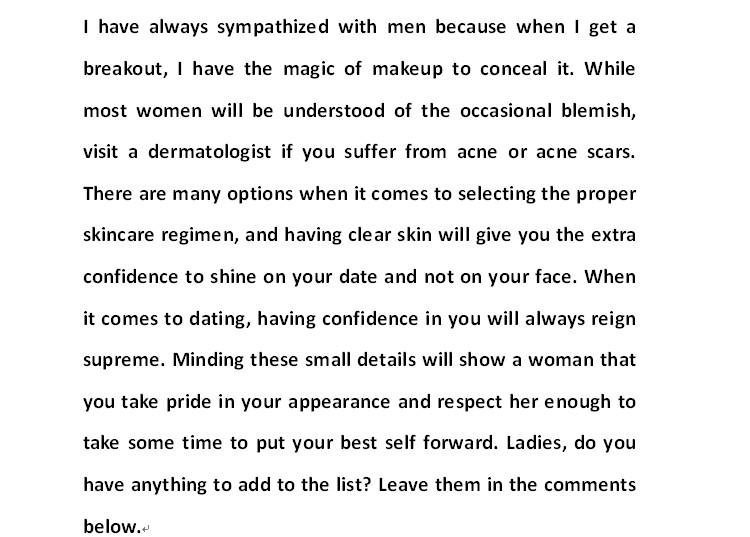
%> input picture 《MATLAB图像与视频处理实用案例详解》代码/第 09 章 基于特征匹配的英文印刷字符识别/image.jpg, 750 x 537 px
$ octave main.m   (GNU Octave 9; MATLAB toolbox functions it lacks are replaced by stand-ins)
%> lines starting %> are read from the running program, lines starting %| are printed output that depends on the picture; in (x1, y1, x2, y2) boxes, pixels count from 0 and x2, y2 are one past the last pixel; in counts of white or black regions, pixels touching at a corner belong together; the program's own positions count from 1
%> the answer given: ../第 09 章 基于特征匹配的英文印刷字符识别/image.jpg
%> further down, I is the input picture: size 537x750x3 uint8; min 0, max 255, mean 237.2
### 《MATLAB图像与视频处理实用案例详解》代码/第 08 章 基于知识库的手写体数字识别/Normalize_Img.m
function I1 = Normalize_Img(I)

if ndims(I) == 3
    I = rgb2gray(I);
%> I: size 537x750 uint8
end
I1 = imresize(I, [24 24], 'bicubic');
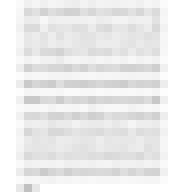
%> I1: size 24x24 uint8 (shown 8 times larger); min 193, max 255, mean 237

### 《MATLAB图像与视频处理实用案例详解》代码/第 08 章 基于知识库的手写体数字识别/Bw_Img.m
function bw = Bw_Img(I)

if ndims(I) == 3
    I = rgb2gray(I);
end
bw = im2bw(I, graythresh(I));
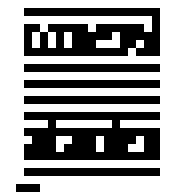
%> bw: size 24x24 logical (shown 8 times larger); 61.8% white; black in thin lines or dots, all inside (x1, y1, x2, y2) = (2, 1, 20, 24)
bw = ~bw;

### 《MATLAB图像与视频处理实用案例详解》代码/第 08 章 基于知识库的手写体数字识别/Thin_Img.m
function I1 = Thin_Img(I)

I1 = bwmorph(I, 'thin', inf);
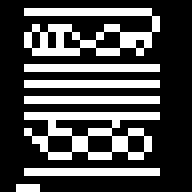
%> I1: size 24x24 logical (shown 8 times larger); 29.7% white in thin lines or dots, all inside (x1, y1, x2, y2) = (2, 1, 20, 24)

### 《MATLAB图像与视频处理实用案例详解》代码/第 08 章 基于知识库的手写体数字识别/endpoints.m
function g = endpoints(f)

persistent lut
if isempty(lut)
    lut = makelut(@endpoint_fcn, 3);
end

g = applylut(f,lut);

function is_end_point = endpoint_fcn(nhood)
is_end_point = nhood(2,2) & (sum(nhood(:)) == 2);

### 《MATLAB图像与视频处理实用案例详解》代码/第 08 章 基于知识库的手写体数字识别/MaskRecon.m
function result = MaskRecon(Data, v)

for i = 1 : size(Data, 1)
    dis(i) = norm(v-Data(i, :));
end
[mindis, ind] = min(dis);
if ind < 11
    result = ind-1;
else
    result = ind-11;
end

### 《MATLAB图像与视频处理实用案例详解》代码/第 08 章 基于知识库的手写体数字识别/GetImgLinePts.m
function num = GetImgLinePts(bw, v)

num = 0;
for i = 1 : size(v, 1)
    if v(i, 2)>1 && v(i, 2)<size(bw,1) && v(i, 1)>1 && v(i, 1)<size(bw,2) && bw(v(i, 2), v(i, 1))==1
        num = num + 1;
    end
end

### 《MATLAB图像与视频处理实用案例详解》代码/第 08 章 基于知识库的手写体数字识别/main.m
clc; clear all; close all;
load Data.mat;
[FileName,PathName,FilterIndex] = uigetfile({'*.jpg;*.tif;*.png;*.gif', ...
    '所有图像文件';...
    '*.*','所有文件' },'载入数字图像',...
    '.\\images\\手写数字\\t0.jpg');
if isequal(FileName, 0) || isequal(PathName, 0)
    return;
end
fileName = fullfile(PathName, FileName);
I = imread(fileName);
flag = 1;
I1 = Normalize_Img(I);
bw1 = Bw_Img(I1);
bw2 = Thin_Img(bw1);
bw = bw2;
sz = size(bw);
%> sz = [24 24]
[r, c] = find(bw==1);
%> r = 171 values from 2 to 24; c = 171 values from 3 to 20
rect = [min(c) min(r) max(c)-min(c) max(r)-min(r)];
%> rect = [3 2 17 22]
vs = rect(1)+rect(3)*[5/12 1/2 7/12];
%> vs = [10.08 11.5 12.92]
hs = rect(2)+rect(4)*[1/3 1/2 2/3];
%> hs = [9.33 13 16.67]
pt1 = [rect(1:2); rect(1:2)+rect(3:4)];
%> pt1 = [3 2; 20 24]
pt2 = [rect(1)+rect(3) rect(2); rect(1) rect(2)+rect(4)];
%> pt2 = [20 2; 3 24]
k1 = (pt1(1,2)-pt1(2,2)) / (pt1(1,1)-pt1(2,1));
%> k1 = 1.29
x1 = 1:sz(2);
%> x1 = 24 values from 1 to 24
y1 = k1*(x1-pt1(1,1)) + pt1(1,2);
%> y1 = 24 values from -0.588 to 29.18
k2 = (pt2(1,2)-pt2(2,2)) / (pt2(1,1)-pt2(2,1));
%> k2 = -1.29
x2 = 1:sz(2);
%> x2 = 24 values from 1 to 24
y2 = k2*(x2-pt2(1,1)) + pt2(1,2);
%> y2 = 24 values, max 26.59 at index 1, min -3.18 at index 24, mean 11.71
if flag
    figure('Name', '数字识别', 'NumberTitle', 'Off', 'Units', 'Normalized', 'Position', [0.2 0.45 0.5 0.3]);
    subplot(2, 2, 1); imshow(I, []); title('原图像', 'FontWeight', 'Bold');
    subplot(2, 2, 2); imshow(I1, []); title('归一化图像', 'FontWeight', 'Bold');
    hold on;
    h = rectangle('Position', [rect(1:2)-1 rect(3:4)+2], 'EdgeColor', 'r', 'LineWidth', 2);
    legend(h, '数字区域标记', 'Location', 'BestOutside');
    subplot(2, 2, 3); imshow(bw1, []); title('二值化图像', 'FontWeight', 'Bold');
    subplot(2, 2, 4); imshow(bw, [], 'Border', 'Loose'); title('细化图像', 'FontWeight', 'Bold');
    hold on;
    h = [];
    for i = 1 : length(hs)
        h = [h plot([1 sz(2)], [hs(i) hs(i)], 'r-')];
    end
%> this loop made 3 passes
%> h on passes 1 to 3: -60.44, [-60.44 -61.74], [-60.44 -61.74 -62.64]
    for i = 1 : length(vs)
        h = [h plot([vs(i) vs(i)], [1 sz(1)], 'g-')];
    end
%> this loop made 3 passes
%> h on passes 1 to 3: [-60.44 -61.74 -62.64 -63.35], [-60.44 -61.74 -62.64 -63.35 -64.69], [-60.44 -61.74 -62.64 -63.35 -64.69 -65.17]
    h = [h plot(x1, y1, 'y-')];
%> h = [-60.44 -61.74 -62.64 -63.35 -64.69 -65.17 -66.44]
    h = [h plot(x2, y2, 'm-')];
%> h = [-60.44 -61.74 -62.64 -63.35 -64.69 -65.17 -66.44 -67.88]
    legend([h(1) h(4) h(7) h(8)], {'水平线', '竖直线', '左对角线', '右对角线'}, 'Location', 'BestOutside');
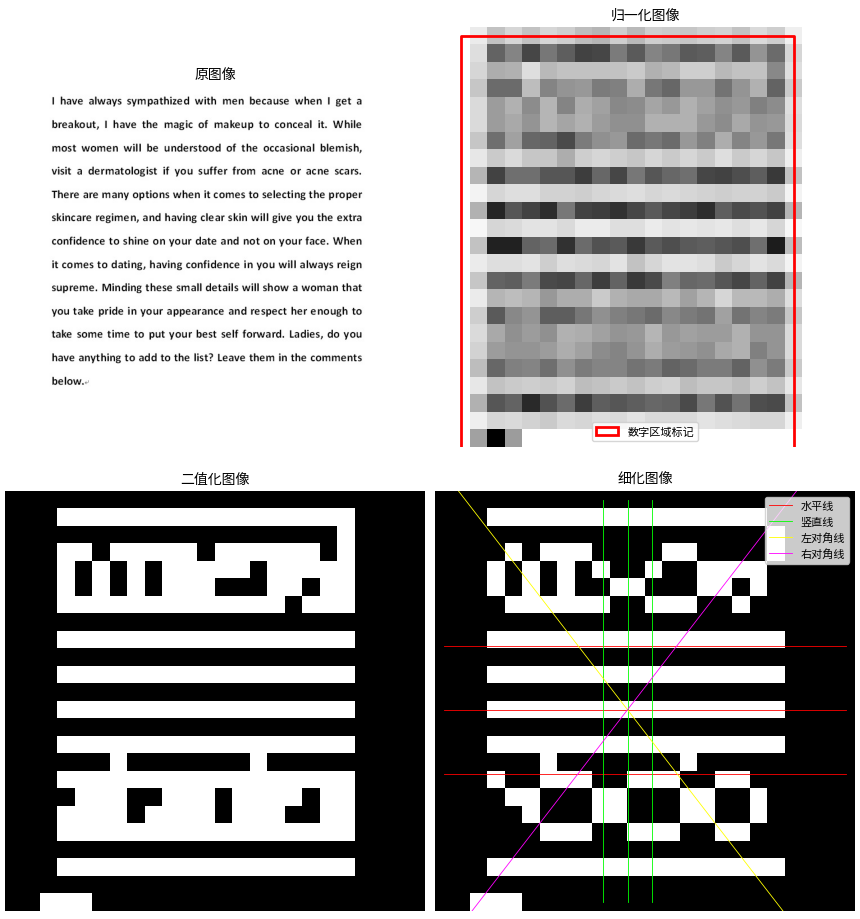
%> figure redrawn from the program's plot data, 4 panels
    hold off;
end
v{1} = [1:sz(2); repmat(hs(1), 1, sz(2))]';
v{2} = [1:sz(2); repmat(hs(2), 1, sz(2))]';
v{3} = [1:sz(2); repmat(hs(3), 1, sz(2))]';
v{4} = [repmat(vs(1), 1, sz(1)); 1:sz(1)]';
v{5} = [repmat(vs(2), 1, sz(1)); 1:sz(1)]';
v{6} = [repmat(vs(3), 1, sz(1)); 1:sz(1)]';
v{7} = [x1; y1]';
v{8} = [x2; y2]';
for i = 1 : 8
    num(i) = GetImgLinePts(bw, round(v{i})-1);
end
%> after the loop, num = [0 0 2 10 9 9 11 9]
num(9) = sum(sum(endpoints(bw)));
%> in endpoints, `g = applylut(f,lut);`:
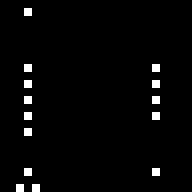
%> g: size 24x24 double (shown 8 times larger); values 0 (black) and 1 (white), 2.4% white in thin lines or dots, all inside (x1, y1, x2, y2) = (2, 1, 20, 24)
result = MaskRecon(Datas, num);
%> after the loop in MaskRecon, `for i = 1 : size(Data, 1)`: dis = 20 values, max 23.67 at index 12, min 18.45 at index 14, mean 20.94
%> in MaskRecon, `[mindis, ind] = min(dis);`: mindis = 18.45; ind = 14
%> in MaskRecon, `result = ind-11;`: result = 3
%> result = 3
msgbox(sprintf('识别结果:%d', result), '提示信息', 'modal');
